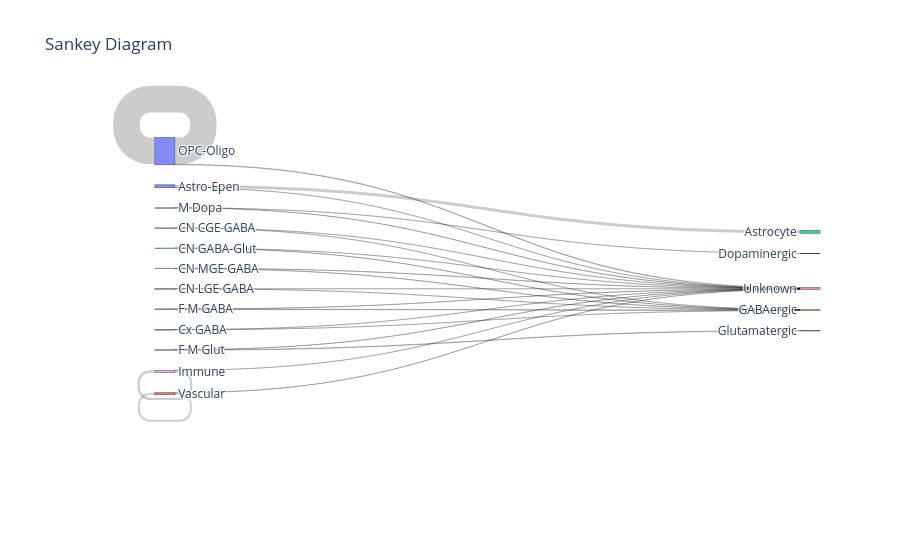

Source (notebook cell):
### Code cell
sankey_from_obs(
    adata_neurons_tmp,
    source_col="class_name",
    target_col="cell_type_refined"
)

### Figure 1 — Plotly figure (JSON) as saved in the notebook; plotly's stock layout.template omitted (floating-point values rounded to 4 significant figures)
{"data": [{"link": {"source": [0, 0, 0, 0, 0, 0, 0, 0, 1, 1, 1, 1, 1, 1, 1, 1, 2, 2, 2, 2, 2, 2, 2, 2, 3, 3, 3, 3, 3, 3, 3, 3, 4, 4, 4, 4, 4, 4, 4, 4, 5, 5, 5, 5, 5, 5, 5, 5, 6, 6, 6, 6, 6, 6, 6, 6, 7, 7, 7, 7, 7, 7, 7, 7, 8, 8, 8, 8, 8, 8, 8, 8, 9, 9, 9, 9, 9, 9, 9, 9, 10, 10, 10, 10, 10, 10, 10, 10, 11, 11, 11, 11, 11, 11, 11, 11], "target": [12, 13, 14, 15, 8, 10, 16, 11, 12, 13, 14, 15, 8, 10, 16, 11, 12, 13, 14, 15, 8, 10, 16, 11, 12, 13, 14, 15, 8, 10, 16, 11, 12, 13, 14, 15, 8, 10, 16, 11, 12, 13, 14, 15, 8, 10, 16, 11, 12, 13, 14, 15, 8, 10, 16, 11, 12, 13, 14, 15, 8, 10, 16, 11, 12, 13, 14, 15, 8, 10, 16, 11, 12, 13, 14, 15, 8, 10, 16, 11, 12, 13, 14, 15, 8, 10, 16, 11, 12, 13, 14, 15, 8, 10, 16, 11], "value": [19746, 0, 0, 0, 0, 0, 904, 0, 0, 0, 718, 0, 0, 0, 427, 0, 0, 0, 451, 0, 0, 0, 114, 0, 0, 0, 333, 0, 0, 0, 740, 0, 0, 0, 2174, 0, 0, 0, 1787, 0, 0, 0, 133, 0, 0, 0, 265, 0, 0, 0, 3824, 0, 0, 0, 1486, 0, 0, 0, 0, 3540, 0, 0, 322, 0, 0, 0, 0, 0, 16549, 0, 441, 0, 0, 358, 0, 0, 0, 0, 356, 0, 0, 0, 0, 0, 0, 185304, 4116, 0, 0, 0, 0, 0, 0, 0, 1520, 12897]}, "node": {"label": ["Astro-Epen", "CN CGE GABA", "CN GABA-Glut", "CN LGE GABA", "CN MGE GABA", "Cx GABA", "F M GABA", "F M Glut", "Immune", "M Dopa", "OPC-Oligo", "Vascular", "Astrocyte", "Dopaminergic", "GABAergic", "Glutamatergic", "Unknown"], "pad": 20, "thickness": 20}, "type": "sankey"}], "layout": {"font": {"size": 12}, "title": {"text": "Sankey Diagram"}}}
